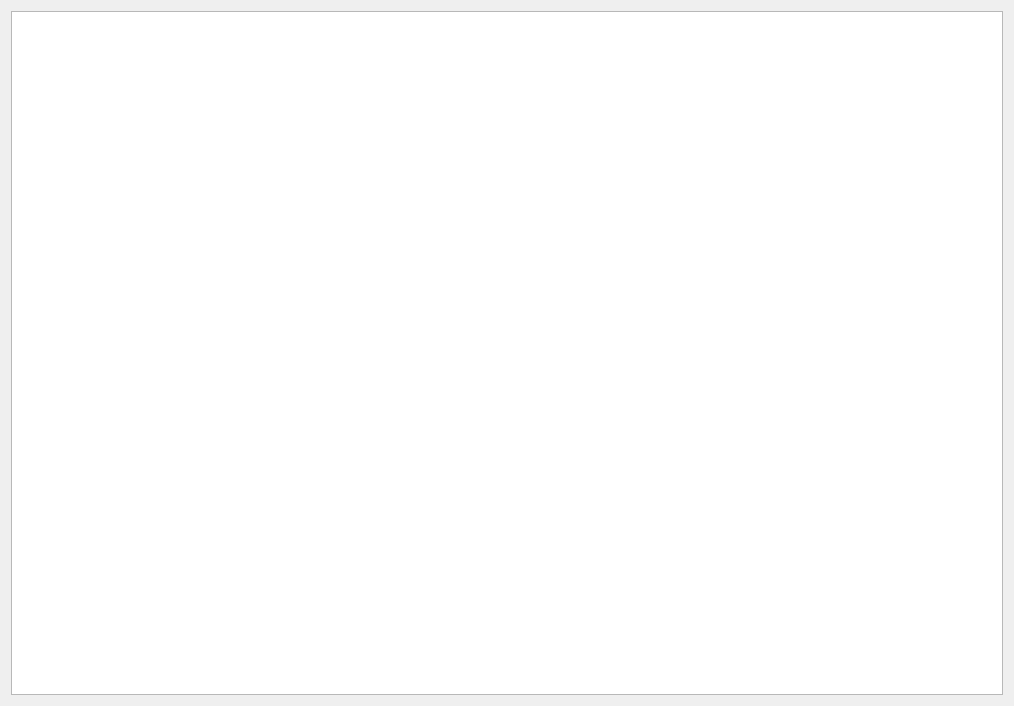
<?xml version="1.0" encoding="UTF-8"?>
<ui version="4.0">
 <class>Form</class>
 <widget class="QWidget" name="Form">
  <property name="geometry">
   <rect>
    <x>0</x>
    <y>0</y>
    <width>1014</width>
    <height>706</height>
   </rect>
  </property>
  <property name="windowTitle">
   <string>Form</string>
  </property>
  <layout class="QVBoxLayout" name="verticalLayout">
   <item>
    <widget class="QTextEdit" name="textEdit">
     <property name="layoutDirection">
      <enum>Qt::LeftToRight</enum>
     </property>
     <property name="lineWrapMode">
      <enum>QTextEdit::WidgetWidth</enum>
     </property>
    </widget>
   </item>
  </layout>
 </widget>
 <resources/>
 <connections/>
</ui>
